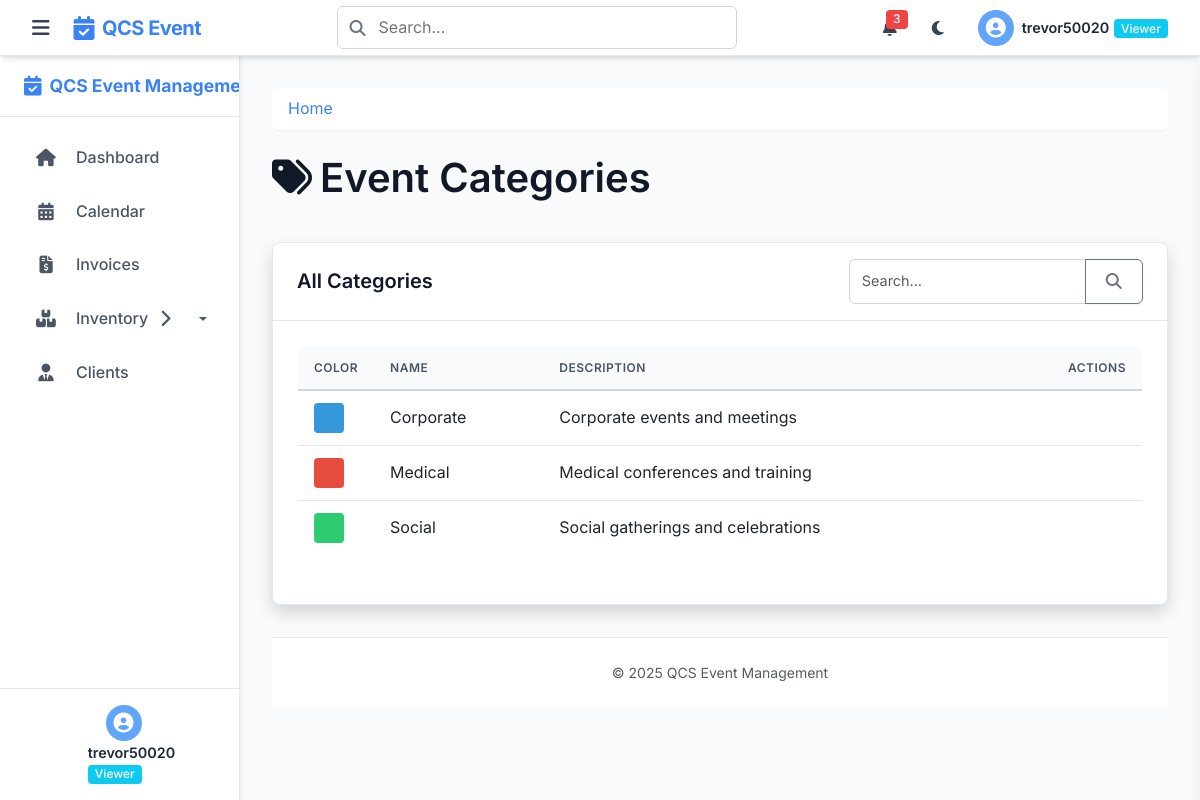
The page /categories (signed in) on the database its author committed.
### tables this page shows
CREATE TABLE event_categories (
    id INTEGER PRIMARY KEY AUTOINCREMENT,
    name TEXT NOT NULL,
    description TEXT,
    color TEXT NOT NULL,
    created_by INTEGER,
    FOREIGN KEY (created_by) REFERENCES users(id)
);

### app.py (the view)
@app.route('/categories')
@login_required
def categories():
    db = get_db()
    categories = db.execute('SELECT * FROM event_categories ORDER BY name').fetchall()
    return render_template('categories.html', categories=categories)

### helpers.py (called while the page is built)
def get_db():
    if 'db' not in g:
        g.db = sqlite3.connect(
            current_app.config['DATABASE'],
            detect_types=sqlite3.PARSE_DECLTYPES
        )
        g.db.row_factory = sqlite3.Row
    return g.db

def login_required(f):
    @wraps(f)
    def decorated_function(*args, **kwargs):
        if 'user_id' not in session:
            flash('Please log in first', 'warning')
            return redirect(url_for('login'))
        return f(*args, **kwargs)
    return decorated_function

### templates/categories.html (shortened to what this page needs)
{% extends 'layout.html' %}
{% block content %}
<div class="d-flex justify-content-between align-items-center mb-4">
    <h1><i class="fas fa-tags me-2"></i>Event Categories</h1>
</div>
<div class="card shadow">
    <div class="card-header bg-white py-3">
        <div class="row align-items-center">
            <div class="col">
                <h5 class="mb-0 text-gray-800">All Categories</h5>
            </div>
            <div class="col-auto">
                <form method="get" class="d-flex">
                    <div class="input-group">
                        <input type="text" class="form-control" placeholder="Search..." name="search" value="{{ request.args.get('search', '') }}">
                        <button class="btn btn-outline-secondary" type="submit">
                            <i class="fas fa-search"></i>
                        </button>
                    </div>
                </form>
            </div>
        </div>
    </div>
    <div class="card-body">
        {% if categories %}
            <div class="table-responsive">
                <table class="table table-hover align-middle">
                    <thead>
                        <tr>
                            <th style="width: 60px;">Color</th>
                            <th>Name</th>
                            <th>Description</th>
                            <th class="text-end">Actions</th>
                        </tr>
                    </thead>
                    <tbody>
                        {% for category in categories %}
                        <tr>
                            <td>
                                <div class="color-box" data-color="{{ category.color }}" style="width: 30px; height: 30px; border-radius: 4px;"></div>
                            </td>
                            <td>{{ category.name }}</td>
                            <td>{% if category.description %}{{ category.description }}{% else %}<span class="text-muted">No description</span>{% endif %}</td>
                            <td class="text-end">
                            </td>
                        </tr>
                        {% endfor %}
                    </tbody>
                </table>
            </div>
        {% endif %}
    </div>
</div>
{% endblock %}

### rows shown on the page
event_categories: name "Corporate", description "Corporate events and meetings"
event_categories: name "Medical", description "Medical conferences and training"
event_categories: name "Social", description "Social gatherings and celebrations"

### other values the page prints
{{ session.username }} "trevor50020"
